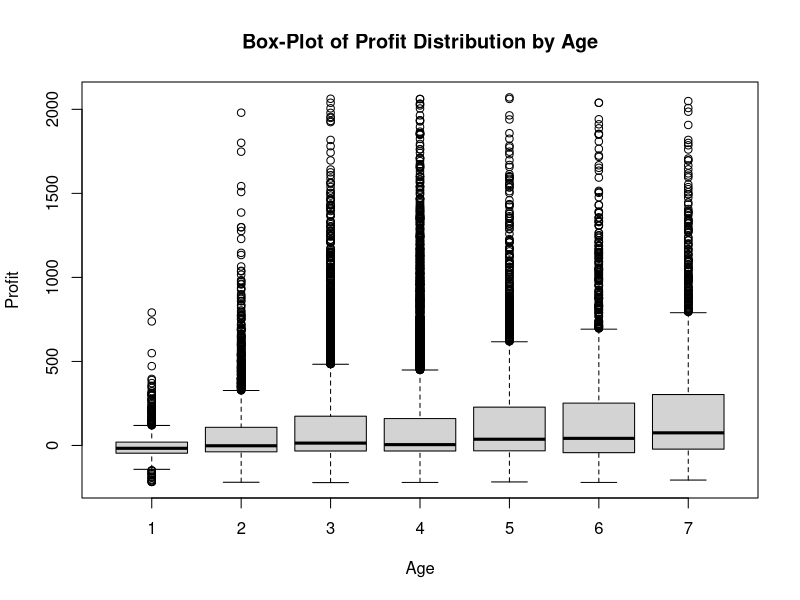
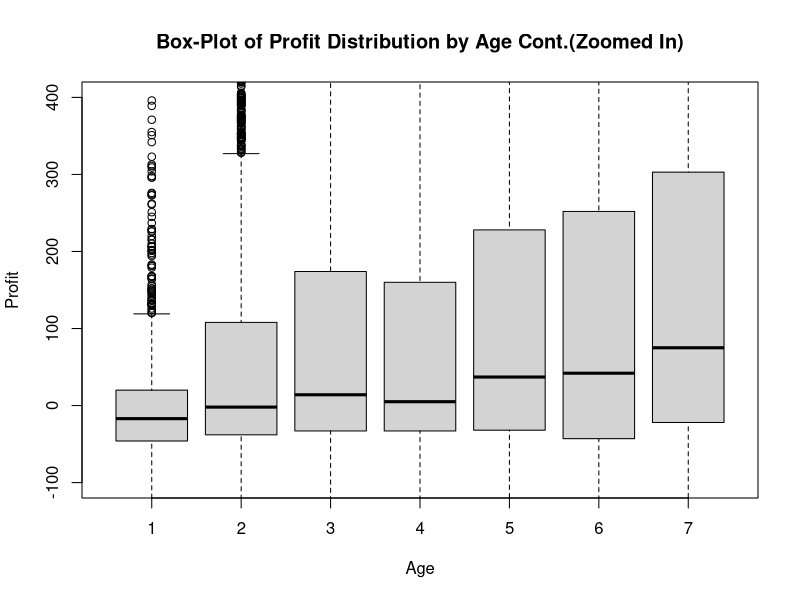
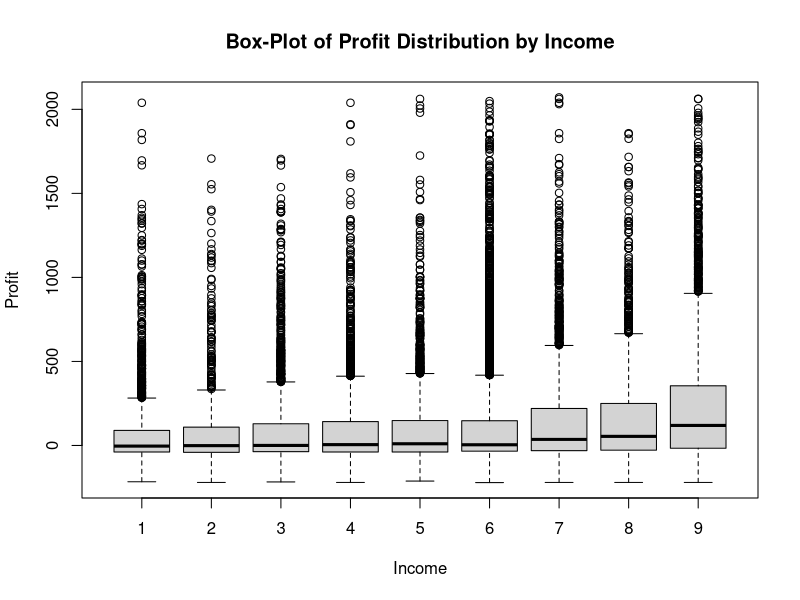
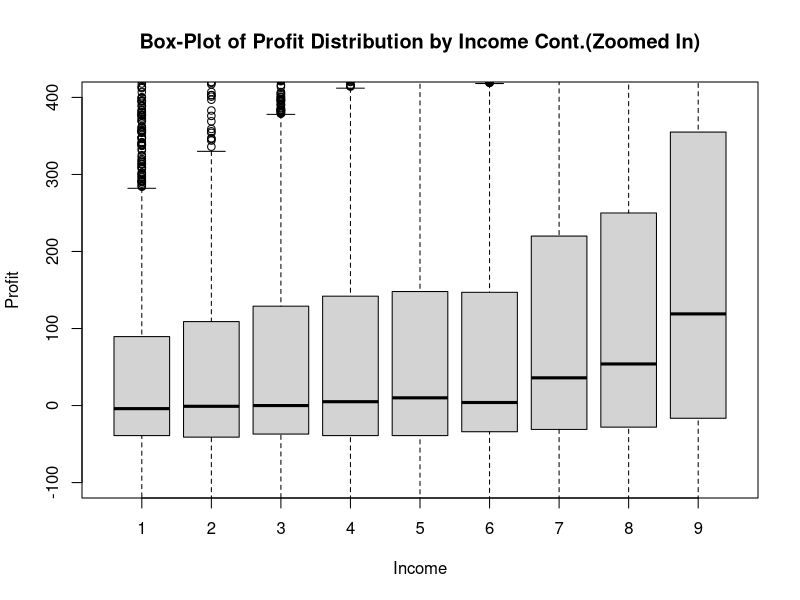
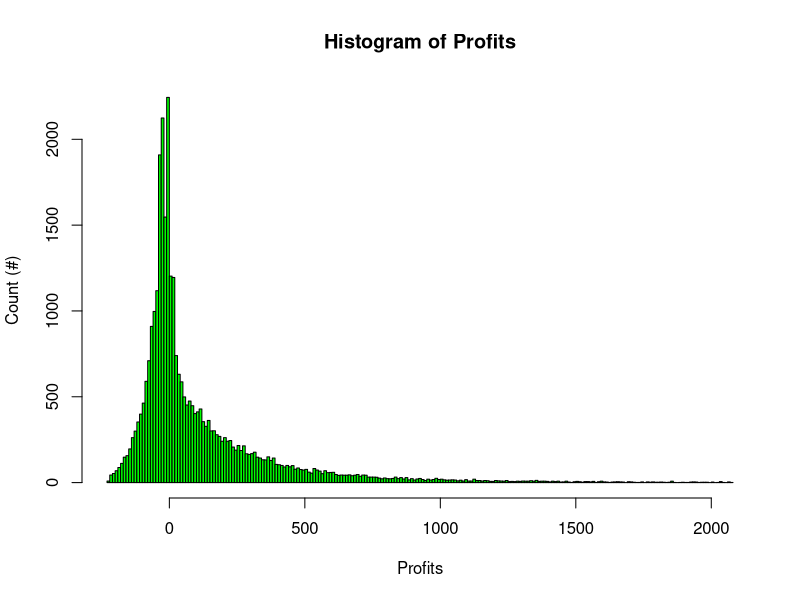
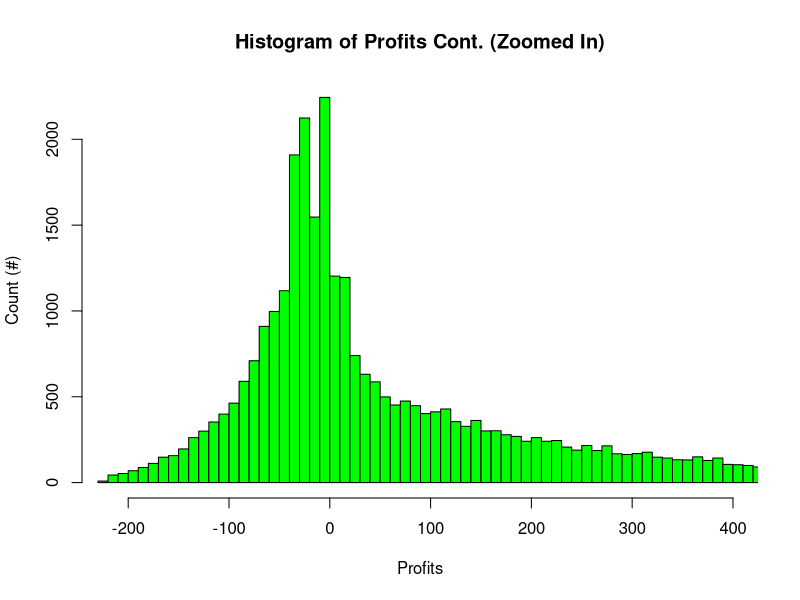
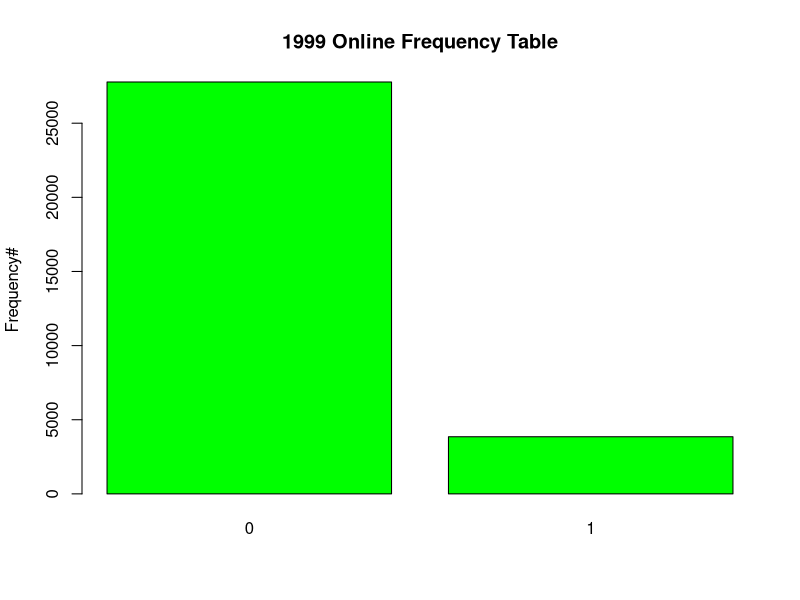
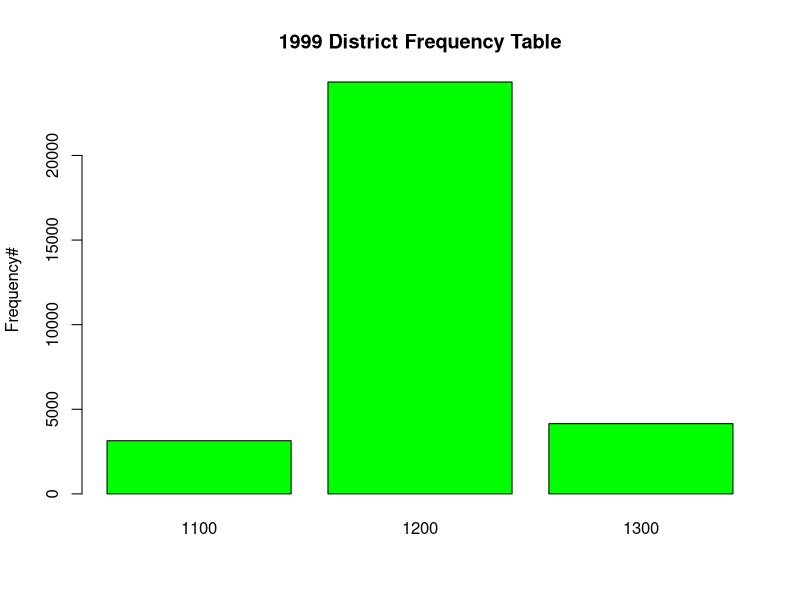

These figures' R source, in order:
## ---- chunk 1
knitr::opts_chunk$set(echo = TRUE)
## ---- chunk 2
library(rmarkdown) ### This loads the package
## ---- chunk 3
### Check who left the bank in 2000, named the variable as "LeftBank"
### Check who didn't left the bank in 2000, and the income or age in 1999 were missing, we named ### the variable as "fixAge" and "fixIncome"
### for "fixAge"== TRUE, we substitute "NA" to be "4", which is the median
### for "fixIncome"== TRUE, we substitute "NA" to be "6", which is the mean

consumerDB = read.csv("dataset.csv")
## check : summary(consumerDB)
consumerDB$LeftBank = is.na(consumerDB$X0Online) & is.na(consumerDB$X0Billpay)
## check : View(consumerDB)
AgeMedian_1999 = median(consumerDB$X9Age,na.rm = TRUE) 
IncomeMedian_1999 = median(consumerDB$X9Inc,na.rm = TRUE) 
AgeMedian_1999
IncomeMedian_1999
consumerDB$fixAge = !consumerDB$LeftBank & is.na(consumerDB$X9Age)
consumerDB$fixIncome = !consumerDB$LeftBank & is.na(consumerDB$X9Inc)
consumerDB[consumerDB$fixAge,]$X9Age = 4
## check: View(consumerDB)
consumerDB[consumerDB$fixIncome,]$X9Inc = 6
### summary(consumerDB)
## ---- chunk 4
### stats Table is wrong
statsTable1999= consumerDB[,2:6]
###View(statsTable1999)
X9Billpay = consumerDB[,10]
statsTable1999= cbind(statsTable1999,X9Billpay)
#View(statsTable1999)
#summary(statsTable1999)
### summary(consumerDB)
### statsTable1999=summary.data.frame((statsTable1999)[1:6,])

## ---- chunk 5
### Problem 3 answer
### Please install.packages("psych")

library(psych)
Summary_Table=t(describe(statsTable1999))
Summary_Table = round(Summary_Table,2)
Summary_Table_New = Summary_Table[c(3:5,8:10),c(1,3,4,5)]
Summary_Table_New

## ---- chunk 6
### Profit& Age 
boxplot(X9Profit~X9Age, data = consumerDB, 
        main = "Box-Plot of Profit Distribution by Age",  ## Sets Title to Plot
        xlab = "Age", ylab = "Profit") ### Sets X and Y Axes 
### Profit& Age(Zoomed in)
boxplot(X9Profit~X9Age, data = consumerDB, 
        main = "Box-Plot of Profit Distribution by Age Cont.(Zoomed In)",  ## Sets Title to Plot
        xlab = "Age", ylab = "Profit",ylim=c(-100,400)) ### Sets X and Y Axes



## ---- chunk 7
### Profit& Income  
boxplot(X9Profit~X9Inc, data = consumerDB, 
        main = "Box-Plot of Profit Distribution by Income",  ## Sets Title to Plot
        xlab = "Income", ylab = "Profit") ### Sets X and Y Axes 
### Profit& Income(Zoomed in)
boxplot(X9Profit~X9Inc, data = consumerDB, 
        main = "Box-Plot of Profit Distribution by Income Cont.(Zoomed In)",  ## Sets Title to Plot
        xlab = "Income", ylab = "Profit",ylim=c(-100,400)) ### Sets X and Y Axes


## ---- chunk 8

### Histogram of Profits
hist(consumerDB$X9Profit, main = "Histogram of Profits", 
     xlab = "Profits", ylab = "Count (#)", col = "green", n = 200)



### Histogram of Profits (Zoomed in)
hist(consumerDB$X9Profit, main = "Histogram of Profits Cont. (Zoomed In)", 
     xlab = "Profits", ylab = "Count (#)", col = "green", xlim = c(-221,400), n = 200)
## ---- chunk 9
barplot(table(consumerDB$X9Online),main="1999 Online Frequency Table",ylab = "Frequency#",col= "green")
barplot(table(consumerDB$X9District),main="1999 District Frequency Table",ylab = "Frequency#",col= "green")
barplot(table(consumerDB$X9Billpay),main="1999 Billpay Frequency Table",ylab = "Frequency#",col= "green")
## ---- chunk 10
library(plyr)
#1999 Income with online and billpay
summary_Income_1999 = ddply(consumerDB, .(X9Inc), 
                            summarize, '0' = sum(X9Online,X9Online==0), '1' = sum(X9Online,X9Online==1))
summary_Income_1999
## ---- chunk 11
#1999 Age with online and billpay
summary_Age_1999 = ddply(consumerDB, .(X9Age), 
                            summarize, '0' = sum(X9Online,X9Online==0), '1' = sum(X9Online,X9Online==1))
summary_Age_1999
## ---- chunk 12

## Creating Tenure levels
consumerDB$Tenure.Level = "0"
consumerDB[consumerDB$X9Tenure <= 3.00,]$Tenure.Level = "Level 01"
consumerDB[consumerDB$X9Tenure > 3.00 & consumerDB$X9Tenure <= 6.00,]$Tenure.Level = "Level 02"
consumerDB[consumerDB$X9Tenure > 6.00 & consumerDB$X9Tenure <= 9.00,]$Tenure.Level = "Level 03"
consumerDB[consumerDB$X9Tenure > 9.00 & consumerDB$X9Tenure <= 12.00,]$Tenure.Level = "Level 04"
consumerDB[consumerDB$X9Tenure > 12.00 & consumerDB$X9Tenure <= 15.00,]$Tenure.Level = "Level 05"
consumerDB[consumerDB$X9Tenure > 15.00 & consumerDB$X9Tenure <= 18.00,]$Tenure.Level = "Level 06"
consumerDB[consumerDB$X9Tenure > 18.00 & consumerDB$X9Tenure <= 21.00,]$Tenure.Level = "Level 07"
consumerDB[consumerDB$X9Tenure > 21.00 & consumerDB$X9Tenure <= 24.00,]$Tenure.Level = "Level 08"
consumerDB[consumerDB$X9Tenure > 24.00 & consumerDB$X9Tenure <= 27.00,]$Tenure.Level = "Level 09"
consumerDB[consumerDB$X9Tenure > 27.00 & consumerDB$X9Tenure <= 30.00,]$Tenure.Level = "Level 10"
consumerDB[consumerDB$X9Tenure > 30.00 & consumerDB$X9Tenure <= 33.00,]$Tenure.Level = "Level 11"
consumerDB[consumerDB$X9Tenure > 33.00 & consumerDB$X9Tenure <= 36.00,]$Tenure.Level = "Level 12"
consumerDB[consumerDB$X9Tenure > 36.00 & consumerDB$X9Tenure <= 39.00,]$Tenure.Level = "Level 13"
consumerDB[consumerDB$X9Tenure > 39.00 & consumerDB$X9Tenure <= 42.00,]$Tenure.Level = "Level 14"
table(consumerDB$Tenure.Level,consumerDB$X9Online)
#as.data.frame(consumerDB$Tenure.Level,consumerDB$X9Online)
table(consumerDB$Tenure.Level,consumerDB$X9Billpay)

## ---- chunk 13

consumerDB2=consumerDB[!is.na(consumerDB$X9Inc),]
consumerDB2=consumerDB2[!is.na(consumerDB2$X9Age),]
#consumerDB2$Na= is.na(consumerDB2$X9Inc ) || is.na(consumerDB2$X9Age)
# View(consumerDB2)
# summary(consumerDB2)
# consumerDB2 means no missing data in 1999 Age and Income
cor(x=consumerDB2$X9Profit, y=consumerDB2$X9Inc)
cor(x=consumerDB2$X9Profit, y=consumerDB2$X9Age)
cor(x=consumerDB$X9Profit, y=consumerDB$X9Online)
cor(x=consumerDB$X9Profit, y=consumerDB$X9Billpay)
cor(x=consumerDB$X9Profit, y=consumerDB$X9Tenure)
cor(x=consumerDB$X9Profit, y=consumerDB$X9District)
## ---- chunk 14
## Creating Profit levels
consumerDB$Profit.Level = "0"
consumerDB$ProfitProcess = consumerDB$X9Profit/10
consumerDB[consumerDB$ProfitProcess <= -10,]$Profit.Level = "Level 01"
consumerDB[consumerDB$ProfitProcess > -10 & consumerDB$ProfitProcess <= 10,]$Profit.Level = "Level 02"
consumerDB[consumerDB$ProfitProcess > 10 & consumerDB$ProfitProcess <= 20,]$Profit.Level = "Level 03"
consumerDB[consumerDB$ProfitProcess > 20 & consumerDB$ProfitProcess <= 40,]$Profit.Level = "Level 04"
consumerDB[consumerDB$ProfitProcess > 40 & consumerDB$ProfitProcess <= 60,]$Profit.Level = "Level 05"
consumerDB[consumerDB$ProfitProcess > 60 & consumerDB$ProfitProcess <= 80,]$Profit.Level = "Level 06"
consumerDB[consumerDB$ProfitProcess > 80 & consumerDB$ProfitProcess <= 100,]$Profit.Level = "Level 07"
consumerDB[consumerDB$ProfitProcess > 100 & consumerDB$ProfitProcess <= 120,]$Profit.Level = "Level 08"
consumerDB[consumerDB$ProfitProcess > 120 & consumerDB$ProfitProcess <= 140,]$Profit.Level = "Level 09"
consumerDB[consumerDB$ProfitProcess > 140 & consumerDB$ProfitProcess <= 160,]$Profit.Level = "Level 10"
consumerDB[consumerDB$ProfitProcess > 160 & consumerDB$ProfitProcess <= 180,]$Profit.Level = "Level 11"
consumerDB[consumerDB$ProfitProcess > 180 & consumerDB$ProfitProcess <= 200,]$Profit.Level = "Level 12"
consumerDB[consumerDB$ProfitProcess > 200,]$Profit.Level = "Level 13"

table(consumerDB$Profit.Level,consumerDB$X9Online)
### as.data.frame(consumerDB$Tenure.Level,consumerDB$X9Online)
table(consumerDB$Profit.Level,consumerDB$X9Billpay)
### View(consumerDB)
